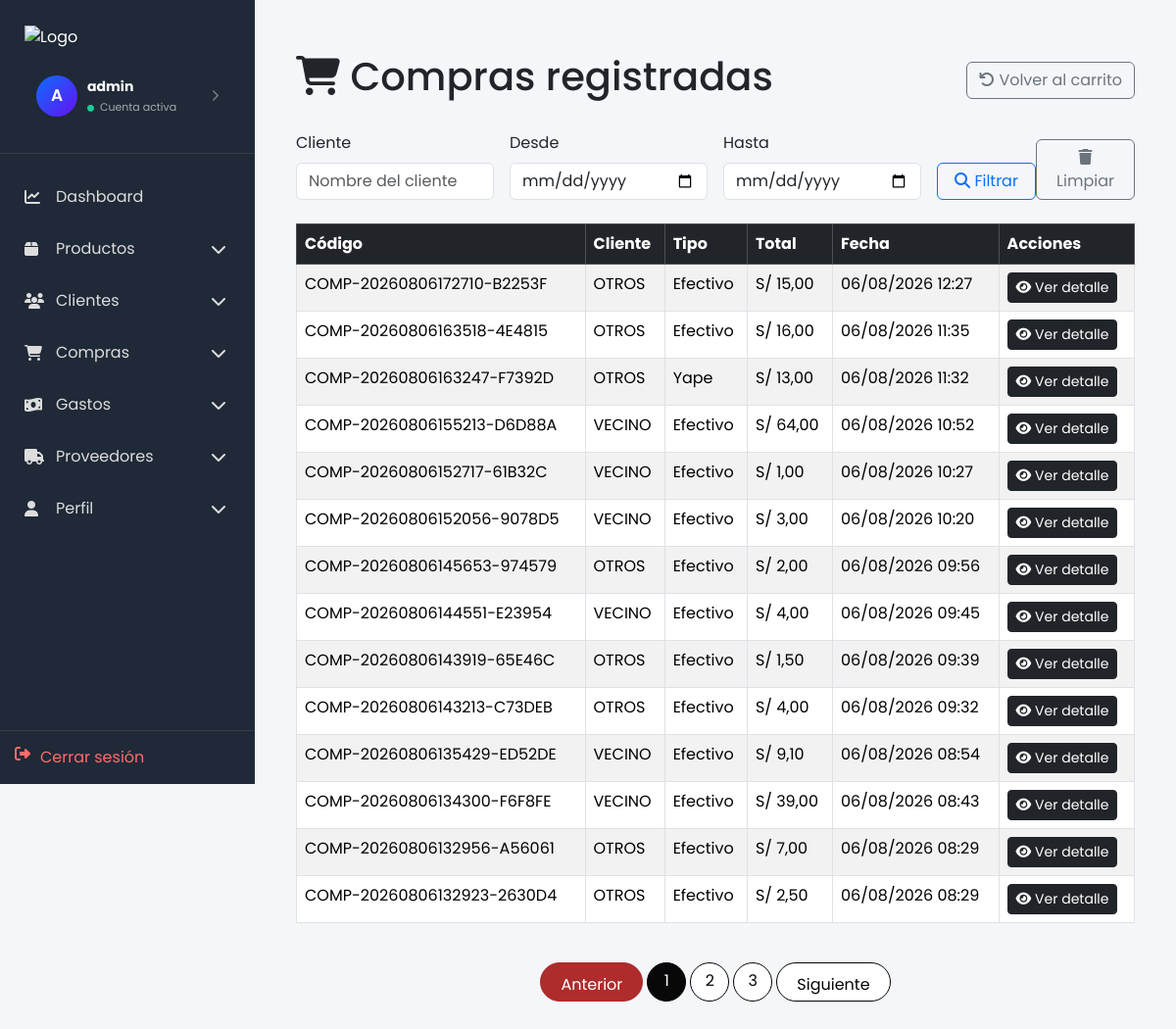
/carrito/lista-compras/ (signed in), run on an earlier commit of the app's database.
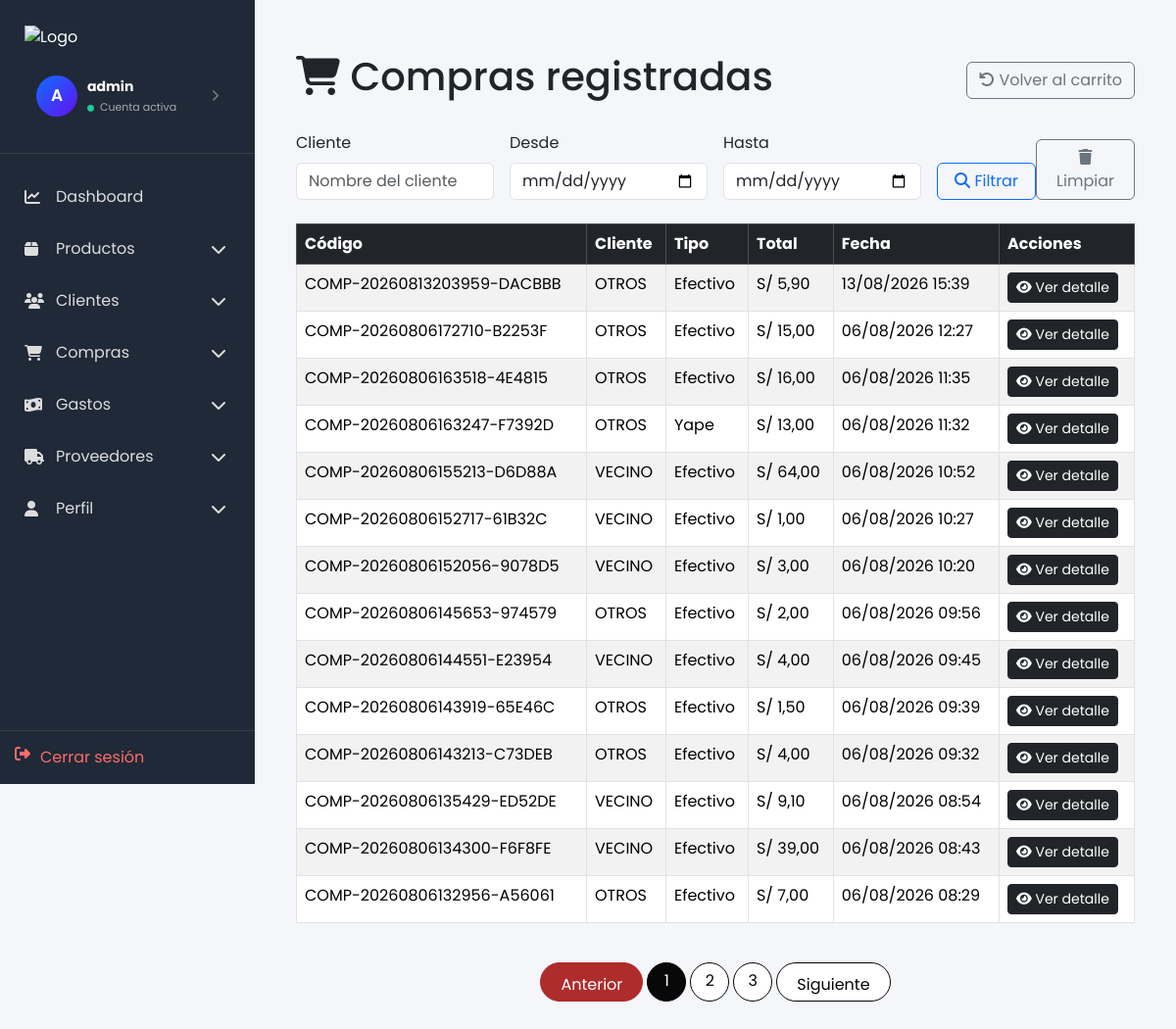
And on a later commit of the database.
### carrito/models.py (models this page shows, shortened)
class Compra(models.Model):
    TIPO_COMPRA_CHOICES = [
        ('yape', 'Yape'),
        ('efectivo', 'Efectivo'),
        ('fiado', 'Fiado'),
    ]
    codigo = models.CharField(max_length=50, unique=True)
    user = models.ForeignKey(settings.AUTH_USER_MODEL, on_delete=models.SET_NULL, null=True, blank=True)
    cliente = models.ForeignKey(Cliente, on_delete=models.SET_NULL, null=True, blank=True)
    fecha = models.DateTimeField(auto_now_add=True)
    subtotal = models.DecimalField(max_digits=12, decimal_places=2, default=Decimal('0.00'))
    descuento = models.DecimalField(max_digits=12, decimal_places=2, default=Decimal('0.00'))
    adicional = models.DecimalField(max_digits=12, decimal_places=2, default=Decimal('0.00'))
    total = models.DecimalField(max_digits=12, decimal_places=2, default=Decimal('0.00'))
    tipo_compra = models.CharField(max_length=20, choices=TIPO_COMPRA_CHOICES, default='efectivo')
    estado = models.CharField(max_length=50, default='Registrada')
    descripcion = models.TextField(blank=True)
    dinero_recibido = models.DecimalField(max_digits=12, decimal_places=2, default=Decimal('0.00'))
    vuelto = models.DecimalField(max_digits=12, decimal_places=2, default=Decimal('0.00'))

### clientes/models.py (models this page shows, shortened)
class Cliente(models.Model):
    nombre = models.CharField(max_length=100)
    email = models.EmailField(unique=True)
    telefono = models.CharField(max_length=20)
    direccion = models.TextField()
    fecha_registro = models.DateTimeField(auto_now_add=True)
    activo = models.BooleanField(default=True)
    class Meta:
        ordering = ['-fecha_registro']
        verbose_name_plural = "Clientes"

### carrito/views.py (the view)
# urls.py: path('lista-compras/', views.lista_compras, name='lista_compras'),
@login_required
def lista_compras(request):
    compras = Compra.objects.select_related('cliente').order_by('-fecha')
    cliente = request.GET.get('cliente')
    fecha_inicio = request.GET.get('fecha_inicio')
    fecha_fin = request.GET.get('fecha_fin')
    if cliente:
        compras = compras.filter(cliente__nombre__icontains=cliente)
    if fecha_inicio:
        compras = compras.filter(fecha__date__gte=fecha_inicio)
    if fecha_fin:
        compras = compras.filter(fecha__date__lte=fecha_fin)
    paginator = Paginator(compras, 14)
    page = request.GET.get('page')
    page_obj = paginator.get_page(page)
    return render(request, 'lista_compras.html', {
        'compras': page_obj,
        'page_obj': page_obj,
        'cliente': cliente,
        'fecha_inicio': fecha_inicio,
        'fecha_fin': fecha_fin,
    })

### carrito/templates/lista_compras.html (shortened to what this page needs)
{% extends 'dashboard_base.html' %}
{% block content %}
<div class="container">
  <br>
  <div class="d-flex justify-content-between align-items-center mb-4">
    <h1><i class="fas fa-shopping-cart"></i> Compras registradas</h1>
    <a href="{% url 'carrito' %}" class="btn btn-outline-secondary"><i class="fas fa-arrow-rotate-left"></i> Volver al carrito</a>
  </div>
  <form method="get" class="row g-3 mb-4">
    <div class="col-md-3">
      <label class="form-label">Cliente</label>
      <input type="text" name="cliente" class="form-control" placeholder="Nombre del cliente">
    </div>
    <div class="col-md-3">
      <label class="form-label">Desde</label>
      <input type="date" name="fecha_inicio" class="form-control" value="{{ fecha_inicio }}">
    </div>
    <div class="col-md-3">
      <label class="form-label">Hasta</label>
      <input type="date" name="fecha_fin" class="form-control" value="{{ fecha_fin }}">
    </div>
    <div class="col-md-3 d-flex align-items-end">
      <div class="col-md-6">
      <button class="btn btn-outline-primary w-100"><i class="fas fa-search"></i> Filtrar
      </button>
      </div>
      <div class="col-md-6">
      <a href="{% url 'lista_compras' %}" class="btn btn-outline-secondary"><i class="fas fa-trash"></i> Limpiar</a>
      </div>
    </div>
  </form>
  {% if compras %}
    <div class="table-responsive">
      <table class="table table-hover table-striped table-bordered">
        <thead class="table-dark">
          <tr>
            <th>Código</th>
            <th>Cliente</th>
            <th>Tipo</th>
            <th>Total</th>
            <th>Fecha</th>
            <th>Acciones</th>
          </tr>
        </thead>
        <tbody>
          {% for compra in compras %}
            <tr>
              <td>{{ compra.codigo }}</td>
              <td>{% if compra.cliente %}{{ compra.cliente.nombre }}{% else %}Sin cliente{% endif %}</td>
              <td>{{ compra.get_tipo_compra_display }}</td>
              <td>S/ {{ compra.total }}</td>
              <td>{{ compra.fecha|date:'d/m/Y H:i' }}</td>
              <td>
                <a href="{% url 'compra_detalle' compra.pk %}" class="btn btn-sm btn-dark"><i class="fas fa-eye"></i> Ver detalle</a>
              </td>
            </tr>
          {% endfor %}
        </tbody>
      </table>
    </div>
  {% else %}
    <div class="alert alert-info">No hay compras registradas aún.</div>
  {% endif %}
</div>
{% if page_obj.paginator.num_pages > 1 %}
<nav aria-label="Paginación" class="mt-4">
  <ul class="pagination justify-content-center">
    {% if page_obj.has_previous %}
      <li class="page-item">
        <a class="page-link" href="?q={{ query }}&tipo={{ tipo }}&page={{ page_obj.previous_page_number }}">Anterior</a>
      </li>
    {% else %}
      <li class="page-item disabled"><span class="page-link">Anterior</span></li>
    {% endif %}
    {% for num in page_obj.paginator.page_range %}
      {% if num == page_obj.number %}
        <li class="page-item active"><span class="page-link">{{ num }}</span></li>
      {% elif num >= page_obj.number|add:'-2' and num <= page_obj.number|add:'2' %}
        <li class="page-item"><a class="page-link" href="?q={{ query }}&tipo={{ tipo }}&page={{ num }}">{{ num }}</a></li>
      {% endif %}
    {% endfor %}
    {% if page_obj.has_next %}
      <li class="page-item">
        <a class="page-link" href="?q={{ query }}&tipo={{ tipo }}&page={{ page_obj.next_page_number }}">Siguiente</a>
      </li>
    {% else %}
      <li class="page-item disabled"><span class="page-link">Siguiente</span></li>
    {% endif %}
  </ul>
</nav>
{% endif %}
{% endblock %}

What changed in the data, as far as the page shows it:
no longer on this page (row unchanged): Compra: codigo "COMP-20260806132923-2630D4", cliente.nombre "OTROS", tipo_compra "Efectivo", total "2,50", fecha "06/08/2026 08:29"
added Compra: codigo "COMP-20260813203959-DACBBB", cliente.nombre "OTROS", tipo_compra "Efectivo", total "5,90", fecha "13/08/2026 15:39"
